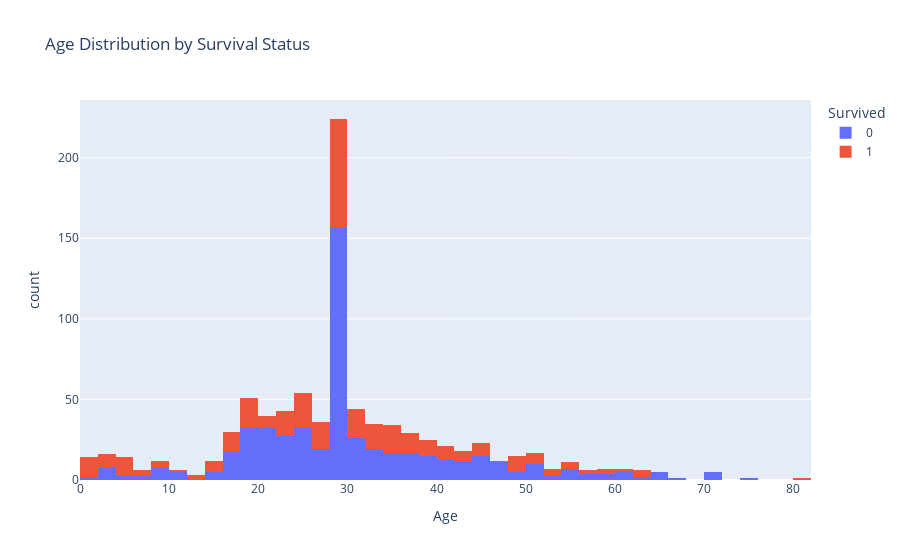

The code cell stored with this chart in its notebook:
### Code cell
fig = px.histogram(data, x='Age', color='Survived', nbins=50, title='Age Distribution by Survival Status')
fig.show()

### Figure 1 — Plotly figure (JSON) as saved in the notebook; plotly's stock layout.template omitted (floating-point values rounded to 4 significant figures; data arrays with more than 128 entries replaced by an {"elided": "..."} marker saying what was removed)
{"data": [{"alignmentgroup": "True", "bingroup": "x", "hovertemplate": "Survived=0<br>Age=%{x}<br>count=%{y}<extra></extra>", "legendgroup": "0", "marker": {"color": "#636efa", "pattern": {"shape": ""}}, "name": "0", "nbinsx": 50, "offsetgroup": "0", "orientation": "v", "showlegend": true, "type": "histogram", "x": {"elided": "549 float values"}, "xaxis": "x", "yaxis": "y"}, {"alignmentgroup": "True", "bingroup": "x", "hovertemplate": "Survived=1<br>Age=%{x}<br>count=%{y}<extra></extra>", "legendgroup": "1", "marker": {"color": "#EF553B", "pattern": {"shape": ""}}, "name": "1", "nbinsx": 50, "offsetgroup": "1", "orientation": "v", "showlegend": true, "type": "histogram", "x": {"elided": "342 float values"}, "xaxis": "x", "yaxis": "y"}], "layout": {"barmode": "relative", "legend": {"title": {"text": "Survived"}, "tracegroupgap": 0}, "title": {"text": "Age Distribution by Survival Status"}, "xaxis": {"anchor": "y", "domain": [0, 1], "title": {"text": "Age"}}, "yaxis": {"anchor": "x", "domain": [0, 1], "title": {"text": "count"}}}}
